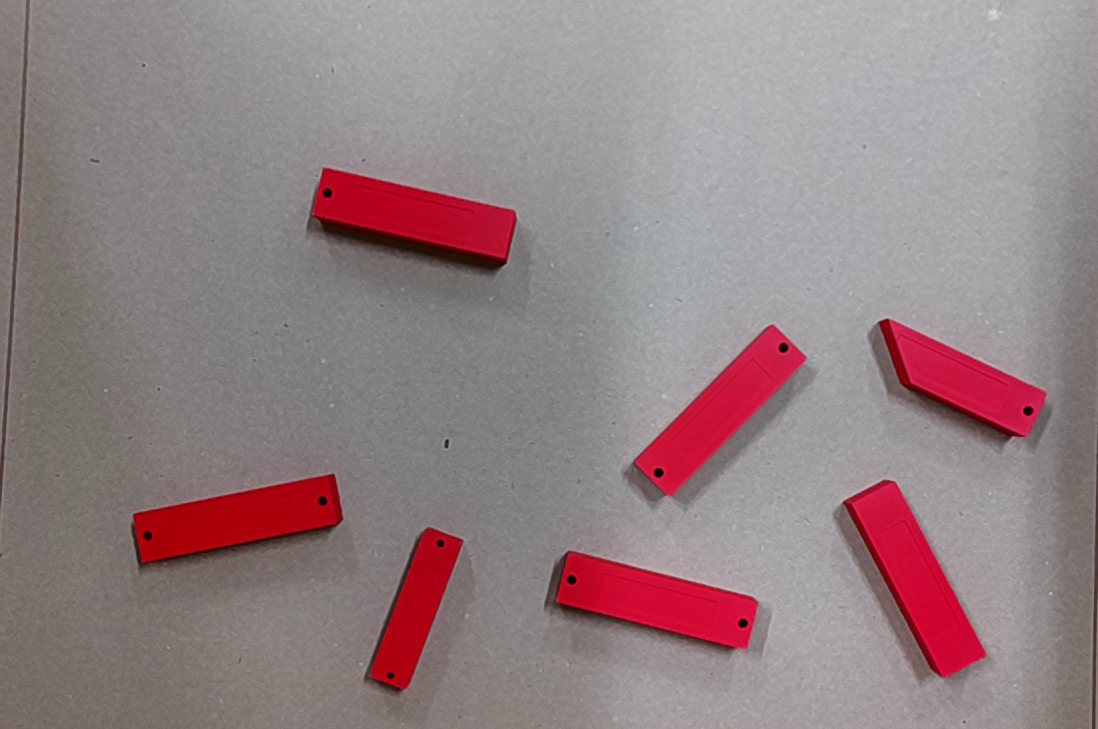
#> input picture C_data/Sample_images/frame_1764333461.png, 1098 x 729 px, found by its file name
$ python qc_evaluate_test.py
#> lines starting #> are read from the running program, lines starting #| are printed output that depends on the picture; after the words box and inside, x2 and y2 are one past the last pixel; in counts of white or black regions, pixels touching at a corner belong together
### E_tests/qc_form.py
# qc_form.py
import cv2 as cv
import numpy as np

class QCForm:
    """
    QCForm analyserer formen på objekter i et binært mask-billede.
    Returnerer både OK og NOT OK objekter (store objekter),
    men ignorerer små konturer (fx skruehuller og støj).
    """

    def __init__(self, min_area=1000, min_aspect=2.0, max_aspect=7.0,
                 min_solidity=0.88, min_extent=0.90):
        """
        min_area:
            Minimumsareal for et objekt. Alt under dette ignoreres totalt.
            (bruges til at fjerne skruehuller og støj)
        """
        self.min_area = min_area
        self.min_aspect = min_aspect
        self.max_aspect = max_aspect
        self.min_solidity = min_solidity
        self.min_extent = min_extent

    # ------------------------------------------------------------
    # Evaluer ALLE store objekter (små ignoreres)
    # ------------------------------------------------------------
    def evaluate_all(self, mask):
        contours, _ = cv.findContours(mask, cv.RETR_EXTERNAL, cv.CHAIN_APPROX_SIMPLE)
        results = []

        for cnt in contours:
            area = cv.contourArea(cnt)

            # IGNORÉR ALLE SMÅ KONTURER (skruehuller, støj, knæk)
            if area < self.min_area:
                continue

            r = self.evaluate_single(cnt)
            results.append(r)

        return results

    # ------------------------------------------------------------
    # Evaluér én kontur
    # ------------------------------------------------------------
    def evaluate_single(self, cnt):

        area = cv.contourArea(cnt)

        # bounding rect
        rect = cv.minAreaRect(cnt)
        (cx, cy), (w, h), angle = rect

        # NORMALISER width/height uanset rotation
        w_norm = max(w, h)
        h_norm = min(w, h)

        # form descriptors
        aspect_ratio = w_norm / max(1, h_norm)

        hull = cv.convexHull(cnt)
        hull_area = cv.contourArea(hull)
        solidity = area / hull_area if hull_area > 0 else 0

        extent = area / (w_norm * h_norm) if w_norm * h_norm > 0 else 0

        # form-validation
        valid = True
        reason = "OK"

        if not (self.min_aspect <= aspect_ratio <= self.max_aspect):
            valid = False
            reason = "Aspect ratio out of range"

        if solidity < self.min_solidity:
            valid = False
            reason = "Solidity too low"

        if extent < self.min_extent:
            valid = False
            reason = "Extent too low"

        # boks til overlay
        box = cv.boxPoints(rect)
        box = np.int32(box)

        return {
            "valid": valid,
            "area": area,
            "center": (cx, cy),
            "width": w_norm,
            "height": h_norm,
            "angle": angle,
            "aspect_ratio": aspect_ratio,
            "solidity": solidity,
            "extent": extent,
            "bbox_points": box,
            "reason": reason,
            "contour": cnt,
        }

    # ------------------------------------------------------------
    # Overlay
    # ------------------------------------------------------------
    # [13 lines left out: function draw_overlay, not called in this run]

### E_tests/qc_size.py
# qc_size.py
import numpy as np


class QCSize:
    """
    QC Size
    -------
    Modulet modtager form-features fra QCForm (width/height i pixels),
    omregner dem til millimeter via mm_per_pixel,
    og validerer om objektets fysiske størrelse er korrekt.
    """

    def __init__(self,
                 mm_per_pixel: float = 0.5098,
                 expected_width_mm: float = 100.0,
                 expected_height_mm: float = 25.0,
                 tolerance_width_mm: float = 5.0,
                 tolerance_height_mm: float = 3.0):

        """
        Kalibreringsparametre:

        mm_per_pixel:
            Fast kalibreringsfaktor (mm pr. pixel).

        expected_width_mm / expected_height_mm:
            Objektets FAKTISKE mål i millimeter baseret på billeddata.
            (Efter normalisering fra QC Form)

        tolerance_width_mm / tolerance_height_mm:
            Tilladt afvigelse i mm.
        """
        self.mm_per_pixel = mm_per_pixel
        self.expected_width_mm = expected_width_mm
        self.expected_height_mm = expected_height_mm
        self.tol_w = tolerance_width_mm
        self.tol_h = tolerance_height_mm

    # ------------------------------------------------------------------
    # 1) Evaluér størrelse for alle objekter
    # ------------------------------------------------------------------
    def evaluate_all(self, form_results: list) -> list:
        """
        form_results:
            Liste af dicts returneret fra QC Form.

        Returnerer:
            Liste af dicts med width_mm, height_mm, valid_size, reason
        """
        size_results = []

        for r in form_results:

            # Pixelmål fra QC Form
            w_px = r["width"]
            h_px = r["height"]

            # Konverter pixels → mm
            w_mm = w_px * self.mm_per_pixel
            h_mm = h_px * self.mm_per_pixel

            # Tolerancetjek
            valid_width = abs(w_mm - self.expected_width_mm) <= self.tol_w
            valid_height = abs(h_mm - self.expected_height_mm) <= self.tol_h

            valid_size = valid_width and valid_height

            if not valid_size:
                if not valid_width:
                    reason = f"Width out of tolerance (measured {w_mm:.2f} mm)"
                elif not valid_height:
                    reason = f"Height out of tolerance (measured {h_mm:.2f} mm)"
                else:
                    reason = "Out of tolerance"
            else:
                reason = "OK"

            size_results.append({
                "width_mm": w_mm,
                "height_mm": h_mm,
                "valid_size": valid_size,
                "reason": reason
            })

        return size_results

    # ------------------------------------------------------------------
    # 2) Visualisering: separat SIZES overlay
    # ------------------------------------------------------------------
    # [28 lines left out: function draw_overlay, not called in this run]

### E_tests/qc_color.py
# qc_color.py
import numpy as np
import cv2 as cv


class QCColor:
    """
    QC Color (LAB + ΔE)
    -------------------
    Simpel og stabil produktions-version:
        - Brug fast reference LAB
        - Brug fast tolerance
        - Ingen autotune / ingen automatiske ændringer
    """

    def __init__(self,
                 reference_lab=np.array([107.30393, 187.07338, 160.88551]),
                 tolerance_dE=25.0):
        """
        reference_lab:
            Den forventede LAB-farve for et korrekt, rødt emne.
            Denne værdi er fundet via autotune i udviklingsfasen.

        tolerance_dE:
            Max tilladt ΔE for at emnet godkendes.
        """
        self.reference_lab = np.array(reference_lab, dtype=np.float32)
        self.tolerance_dE = tolerance_dE

    # ------------------------------------------------------------
    # ΔE funktion (CIE76)
    # ------------------------------------------------------------
    @staticmethod
    def deltaE(lab1, lab2):
        return np.linalg.norm(lab1 - lab2)

    # ------------------------------------------------------------
    # Evaluer farve for alle objekter
    # ------------------------------------------------------------
    def evaluate_all(self, frame_bgr, form_results):

        lab_frame = cv.cvtColor(frame_bgr, cv.COLOR_BGR2LAB)
        color_results = []

        for fr in form_results:

            box = fr["bbox_points"]
            mask = np.zeros(frame_bgr.shape[:2], dtype=np.uint8)
            cv.drawContours(mask, [box], -1, 255, -1)

            # LAB ROI
            lab_pixels = lab_frame[mask == 255]
            mean_lab = np.mean(lab_pixels, axis=0)

            # ΔE
            dE = self.deltaE(mean_lab, self.reference_lab)
            valid_color = dE <= self.tolerance_dE
            reason = "OK" if valid_color else f"ΔE={dE:.1f} > {self.tolerance_dE}"

            color_results.append({
                "mean_lab": mean_lab,
                "deltaE": dE,
                "valid_color": valid_color,
                "reason": reason
            })

        return color_results

    # ------------------------------------------------------------
    # Overlay
    # ------------------------------------------------------------
    # [17 lines left out: function draw_overlay, not called in this run]

### E_tests/qc_special.py
# qc_special.py
import cv2 as cv
import numpy as np


class QCSpecial:
    """
    QCSpecial (skruehuller)
    ------------------------
    Modulet analyserer interne konturer inde i objektet for at sikre:

    • At objektet har præcis det forventede antal skruehuller
    • At hullerne har en minimumsstørrelse (fjerner støj)
    • At der ikke er ekstra indre defekter

    Input kommer fra QCForm → contouren + bbox.
    """

    def __init__(self,
                 expected_hole_count=2,
                 min_hole_area=50):
        """
        expected_hole_count:
            Hvor mange huller et OK objekt skal have.

        min_hole_area:
            Mindste areal for at en intern kontur tæller som et hul.
        """
        self.expected_hole_count = expected_hole_count
        self.min_hole_area = min_hole_area

    # ------------------------------------------------------------
    # Evaluér alle objekter (loop over QCForm resultater)
    # ------------------------------------------------------------
    def evaluate_all(self, mask, form_results):
        """
        mask:
            Det komplette binære mask-billede (0/255)

        form_results:
            Liste fra QCForm med bounding boxes og contourinfo

        Returnerer:
            Liste af dicts med:
                - hole_count
                - hole_areas
                - valid_special
                - reason
        """

        results = []

        for fr in form_results:
            box = fr["bbox_points"]

            # 1) Ekstraher ROI baseret på objektets boks
            x, y, w, h = cv.boundingRect(box)
            roi_mask = mask[y:y+h, x:x+w]

            # 2) Find konturer inde i ROI (brug RETR_TREE for hierarki)
            contours, hierarchy = cv.findContours(
                roi_mask, cv.RETR_TREE, cv.CHAIN_APPROX_SIMPLE
            )

            hole_areas = []
            hole_count = 0

            # 3) Tjek hierarki → interne konturer har parent != -1
            if hierarchy is not None:
                hierarchy = hierarchy[0]  # OpenCV-format

                for cnt, hier in zip(contours, hierarchy):
                    parent = hier[3]

                    if parent != -1:  # intern kontur
                        area = cv.contourArea(cnt)

                        if area >= self.min_hole_area:
                            hole_areas.append(area)
                            hole_count += 1

            # 4) Validitet
            valid_special = (hole_count == self.expected_hole_count)

            if not valid_special:
                reason = f"Wrong number of holes ({hole_count} found)"
            else:
                reason = "OK"

            results.append({
                "hole_count": hole_count,
                "hole_areas": hole_areas,
                "valid_special": valid_special,
                "reason": reason
            })

        return results

    # ------------------------------------------------------------
    # Overlay til visualisering
    # ------------------------------------------------------------
    # [23 lines left out: function draw_overlay, not called in this run]

### E_tests/qc_evaluate.py
# qc_evaluate.py
import numpy as np


class QCEvaluate:
    """
    QCEvaluate
    ----------
    Samler resultater fra:
        - QC Form
        - QC Size
        - QC Color
        - QC Special

    Et objekt er kun "overall = True" hvis ALLE fire QC-moduler er OK.

    Returnerer ét samlet resultat pr. objekt.
    """

    def combine(self, form_results, size_results, color_results, special_results):
        """
        Kombinerer resultaterne fra alle QC-moduler.

        Input:
            form_results:    liste fra QCForm
            size_results:    liste fra QCSize
            color_results:   liste fra QCColor
            special_results: liste fra QCSpecial

        Output:
            liste af dicts med samlet QC-status
        """

        final_results = []

        for i in range(len(form_results)):
            form   = form_results[i]
            size   = size_results[i]
            color  = color_results[i]
            spec   = special_results[i]

            # Individuelle OK/NOTOK værdier
            form_ok   = form["valid"]
            size_ok   = size["valid_size"]
            color_ok  = color["valid_color"]
            spec_ok   = spec["valid_special"]

            # Samlet OK
            overall_ok = form_ok and size_ok and color_ok and spec_ok

            # Samlede fejlforklaringer
            reasons = []
            if not form_ok:
                reasons.append(f"FORM: {form['reason']}")
            if not size_ok:
                reasons.append(f"SIZE: {size['reason']}")
            if not color_ok:
                reasons.append(f"COLOR: {color['reason']}")
            if not spec_ok:
                reasons.append(f"SPECIAL: {spec['reason']}")

            # Udvidet info til logging/robotik
            result = {
                "overall": overall_ok,

                # Individuelle del-resultater
                "form": form_ok,
                "size": size_ok,
                "color": color_ok,
                "special": spec_ok,

                # Tekster
                "reasons": reasons,

                # Geometri
                "center": form["center"],
                "angle": form["angle"],
                "bbox": form["bbox_points"],
                "width_mm": size["width_mm"],
                "height_mm": size["height_mm"],

                # Avancerede QC-datapunkter
                "deltaE": color["deltaE"],
                "mean_lab": color["mean_lab"],
                "hole_count": spec["hole_count"],
                "hole_areas": spec["hole_areas"],
            }

            final_results.append(result)

        return final_results

    # ------------------------------------------------------------
    # Overlay til samlet QC (grøn = OK, rød = NOT OK)
    # ------------------------------------------------------------
    def draw_overlay(self, frame, form_results, final_results):
        import cv2 as cv

        vis = frame.copy()

        for fr, fr_final in zip(form_results, final_results):

            color = (0, 255, 0) if fr_final["overall"] else (0, 0, 255)
            box   = fr["bbox_points"]

            # tegn boks
            cv.polylines(vis, [box], True, color, 2)

            # center
            cx, cy = map(int, fr["center"])
            cv.circle(vis, (cx, cy), 5, (0, 255, 255), -1)

            # tekst: samlet OK/NOTOK
            status_text = "OK" if fr_final["overall"] else "NOT OK"
            cv.putText(vis, status_text,
                       (cx - 20, cy - 10),
                       cv.FONT_HERSHEY_SIMPLEX,
                       0.6, color, 2)

        return vis

### E_tests/qc_evaluate_test.py
# qc_evaluate_test.py
import cv2 as cv

from qc_form import QCForm
from qc_size import QCSize
from qc_color import QCColor
from qc_special import QCSpecial
from qc_evaluate import QCEvaluate

# ---------------------------------------------------------
# 1. Indlæs billeder
# ---------------------------------------------------------
frame = cv.imread("C_data/Sample_images/frame_1764333461.png")
#> frame is the input picture: shape (729, 1098, 3); mean B, G, R 131.3, 128.8, 147.5
mask  = cv.imread("C_data/Sample_images/mask_1764333461.png", cv.IMREAD_GRAYSCALE)
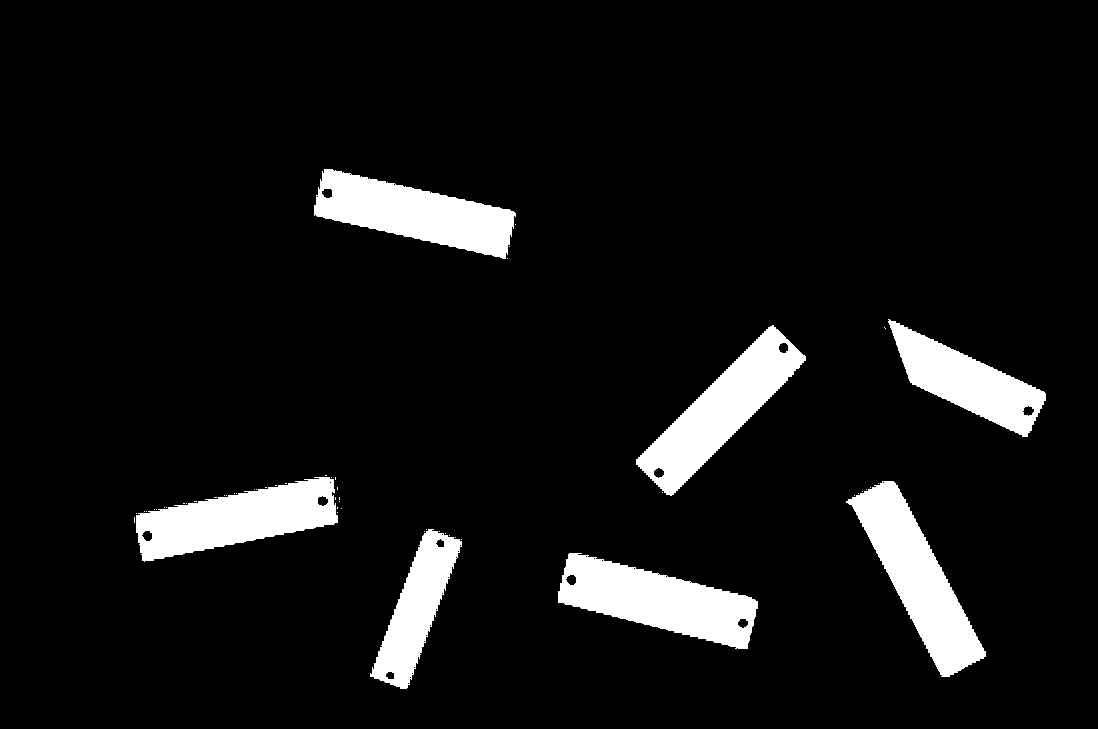
#> input picture C_data/Sample_images/mask_1764333461.png, 1098 x 729 px, found by its file name
#> mask: shape (729, 1098); 7.9% white; 56 white regions (49 under 20 px)

if frame is None:
    raise FileNotFoundError("Kunne ikke indlæse frame_1764333461.png")
if mask is None:
    raise FileNotFoundError("Kunne ikke indlæse mask_1764333461.png")

# ---------------------------------------------------------
# 2. QC FORM
# ---------------------------------------------------------
qc_form = QCForm(
    min_area=1500,
    min_aspect=2.0,
    max_aspect=7.0,
    min_solidity=0.88,
    min_extent=0.90
)

form_results = qc_form.evaluate_all(mask)
#> in evaluate_all, `contours, _ = cv.findContours(mask, cv.RETR_EXTERNAL, cv.CHAIN_APPROX_..`: contours = 56 contours, 49 with area under 20; largest, box (x1, y1, x2, y2) and area: (558, 553, 758, 649) 10044, (846, 481, 986, 677) 9876, (636, 325, 806, 496) 9659, (136, 477, 338, 562) 9400, (314, 169, 516, 259) 9396, (888, 319, 1046, 437) 7327, (370, 529, 462, 689) 6085
#> the loop in evaluate_all, `for cnt in contours:` made 56 passes
#> (cx in evaluate_single, cy in evaluate_single, w in evaluate_single, h in evaluate_single, angle in evaluate_single, w_norm in evaluate_single, h_norm in evaluate_single) on passes 1, 8, 45, 48, 51, 52, 56: (657.4, 600.3, 53.82, 197.5, -75.58, 197.5, 53.82), (416.1, 608.3, 160.3, 40.98, -69.15, 160.3, 40.98), (917.5, 577.4, 53.23, 204.2, -28.61, 204.2, 53.23), (237, 517.8, 203.6, 49.81, -11.31, 203.6, 49.81), (720.8, 410.3, 195.9, 50.91, -45, 195.9, 50.91), (957.8, 378, 49.95, 176.7, -64.7, 176.7, 49.95), (414.2, 212.9, 49.59, 199.4, -77.28, 199.4, 49.59)
#> after the loop in evaluate_all, `for cnt in contours:`: results = 7 items
#> form_results = 7 items

print("\n--- QC FORM ---")
for i, r in enumerate(form_results):
    print(f"Objekt {i+1}: valid={r['valid']}, reason={r['reason']}, "
          f"area={r['area']:.1f}, aspect={r['aspect_ratio']:.2f}, "
          f"solidity={r['solidity']:.3f}, extent={r['extent']:.3f}")
#> this loop made 7 passes
#| Objekt 1: valid=True, reason=OK, area=10044.0, aspect=3.67, solidity=0.956, extent=0.945
#| Objekt 2: valid=True, reason=OK, area=6085.0, aspect=3.91, solidity=0.937, extent=0.926
#| Objekt 3: valid=True, reason=OK, area=9875.5, aspect=3.84, solidity=0.935, extent=0.908
#| Objekt 4: valid=True, reason=OK, area=9400.0, aspect=4.09, solidity=0.945, extent=0.927
#| Objekt 5: valid=True, reason=OK, area=9659.0, aspect=3.85, solidity=0.974, extent=0.969
#> (further printed lines are left out)
print()

# ---------------------------------------------------------
# 3. QC SIZE
# ---------------------------------------------------------
qc_size = QCSize(
    mm_per_pixel=0.5098,
    expected_width_mm=100.0,
    expected_height_mm=25.0,
    tolerance_width_mm=5.0,
    tolerance_height_mm=3.0
)


size_results = qc_size.evaluate_all(form_results)
#> the loop in evaluate_all, `for r in form_results:` made 7 passes
#> (w_px, h_px, w_mm, h_mm, valid_width, valid_height, valid_size) on passes 1 to 7: (197.5, 53.82, 100.7, 27.44, True, True, True), (160.3, 40.98, 81.74, 20.89, False, False, False), (204.2, 53.23, 104.1, 27.14, True, True, True), (203.6, 49.81, 103.8, 25.39, True, True, True), (195.9, 50.91, 99.85, 25.95, True, True, True), (176.7, 49.95, 90.09, 25.47, False, True, False), (199.4, 49.59, 101.7, 25.28, True, True, True)
#> size_results = 7 items

print("\n--- QC SIZE ---")
for i, r in enumerate(size_results):
    print(f"Objekt {i+1}: valid_size={r['valid_size']}, reason={r['reason']}, "
          f"width={r['width_mm']:.2f}mm, height={r['height_mm']:.2f}mm")
print()

# ---------------------------------------------------------
# 4. QC COLOR
# ---------------------------------------------------------
reference_lab = [107.30, 187.07, 160.88]  # fra autotune

qc_color = QCColor(
    reference_lab=reference_lab,
    tolerance_dE=25.0
)

color_results = qc_color.evaluate_all(frame, form_results)
#> the loop in evaluate_all, `for fr in form_results: ` made 7 passes
#> (box, mean_lab, dE) on passes 1 to 5: ([[746, 650], [555, 601], [568, 549], [759, 598]], [108.5, 192.5, 160.9], 5.61), ([[406, 690], [368, 675], [425, 526], [463, 540]], [88.31, 185.2, 167.6], 20.22), ([[942, 679], [845, 500], [891, 475], [989, 654]], [108.7, 192.6, 158.8], 6.02), ([[142, 562], [132, 513], [331, 473], [341, 522]], [87.07, 184.6, 170.4], 22.5), ([[669, 497], [633, 461], [772, 323], [808, 359]], [109.4, 191.9, 155.1], 7.81)
#> after the loop in evaluate_all, `for fr in form_results:`:
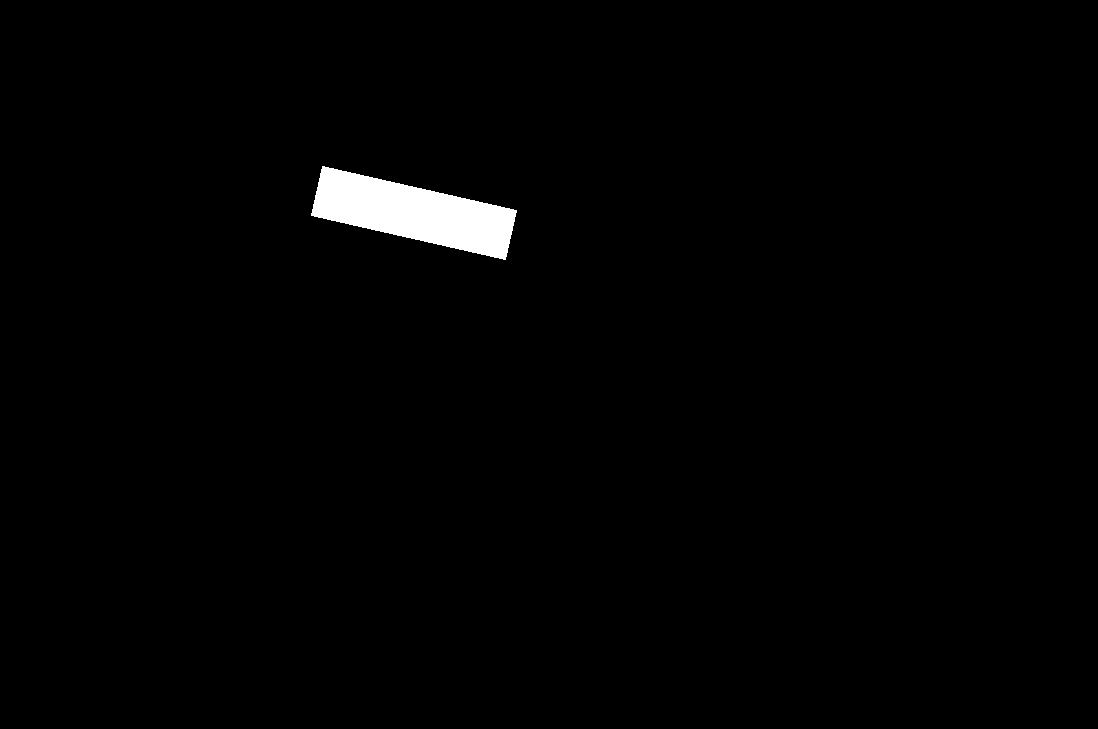
#> mask: shape (729, 1098); 1.3% white; 1 white region, box (x1, y1, x2, y2) and area: (311, 166, 517, 260) 10234
#> color_results = 7 items
#> (the rest of the program and of its run is left out)
